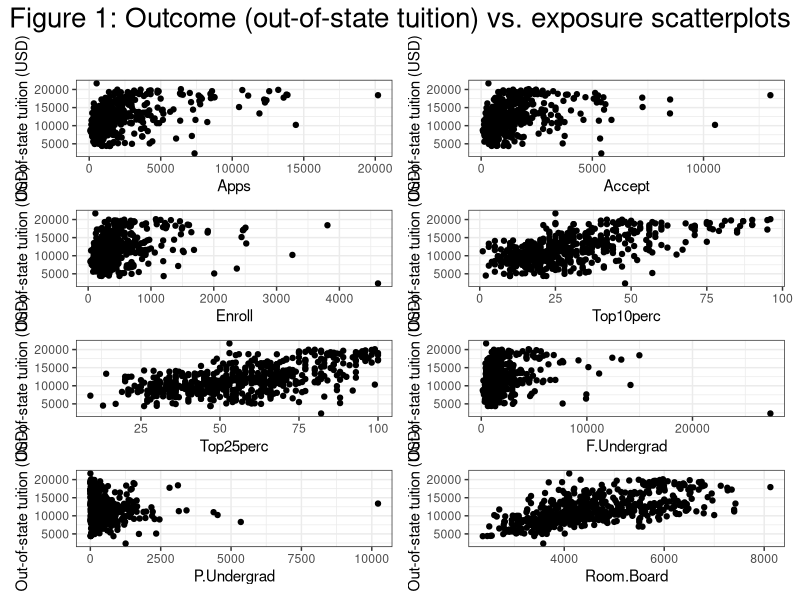
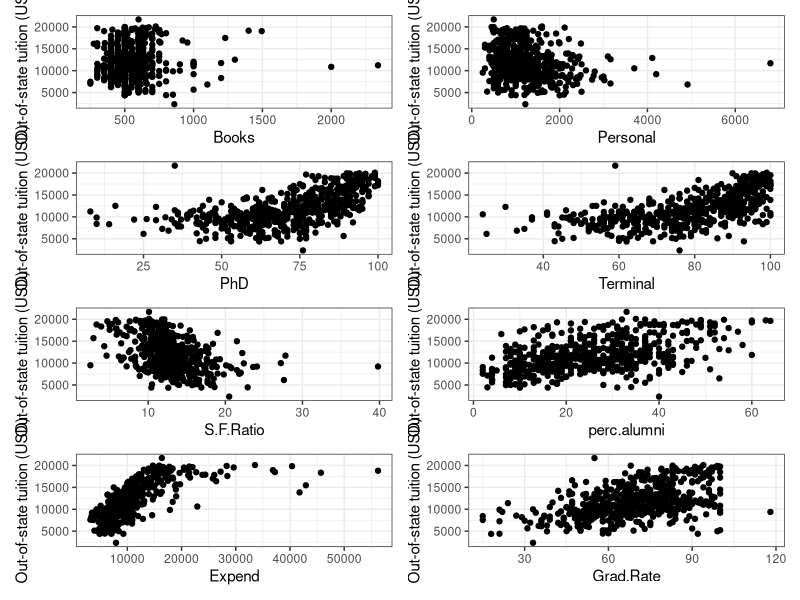
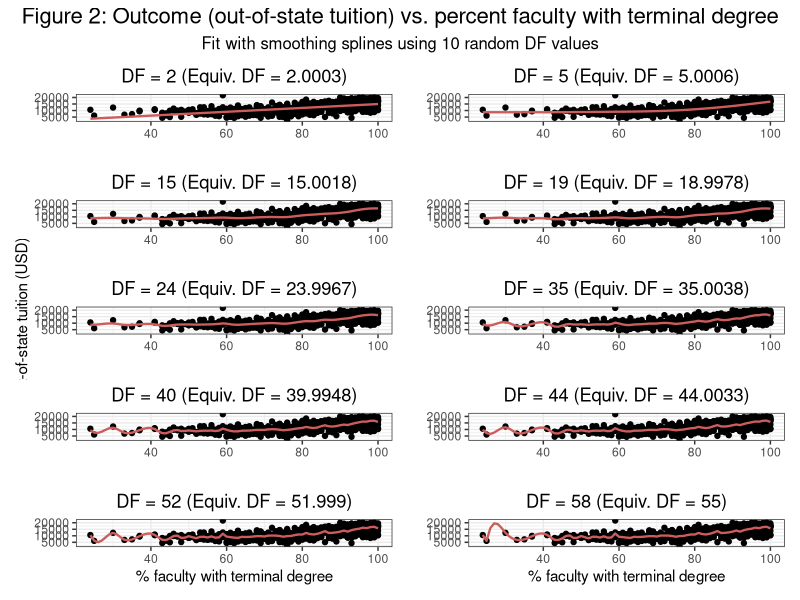
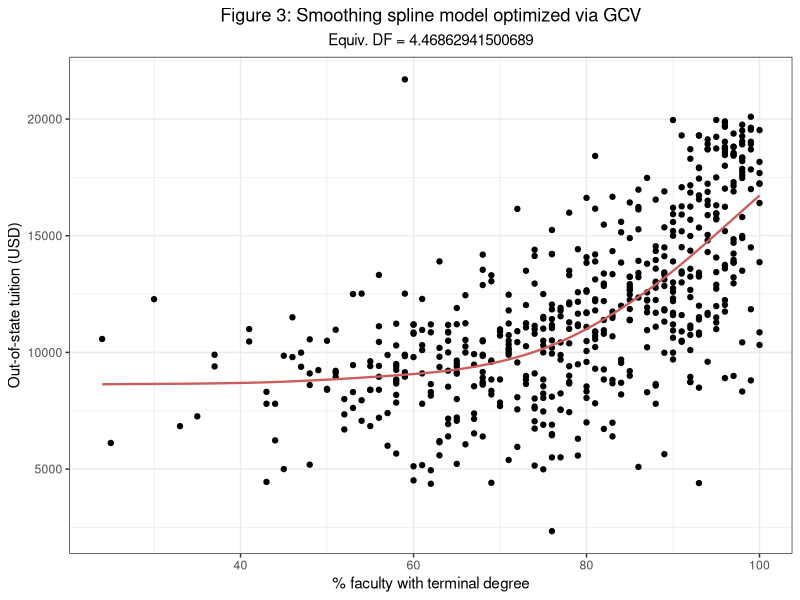

Here is the R script that generated these plots, in order:
## ---- chunk 1

shh <- suppressMessages

shh(library(tidyverse))
shh(library(readr))
shh(library(splines))

## ---- chunk 2

data = 
  read_csv('./data/College.csv')

train =
  data[-125,]

## ---- chunk 3
# Notes for future:
# .data[[]] syntax converts character input to aes() into var - helpful with map()
# Can use aes_string() to help when using purrr:map() -
 # allows us to use character inputs for variables
## ---- chunk 4
# Create function to map
plot_predictors = function(predictor) {
  
  train %>% 
  # ggplot(aes(x = .data[[predictor]], y = Outstate)) +      
  ggplot(aes_string(x = predictor, y = 'Outstate')) +
  geom_point() +                                           
  # geom_smooth(method = 'loess',
              # color = 'IndianRed') +
  theme_bw() +
  labs(
    y = "Out-of-state tuition (USD)"
  )
  
}

# Create list of predictors, using nsmes() and set_names()
predictors = names(train)[-c(1,9)] %>% 
  set_names()  # This purrr function helps with mapping lists

# Iterate over function and list of predictors
all_plots =
  map(.x = predictors, ~plot_predictors(.x))

## ---- chunk 5
# First half of the figure
cowplot::plot_grid(plotlist = all_plots[1:8],
                   ncol = 2) %>% 
  patchwork::wrap_elements() +
  ggtitle("Figure 1: Outcome (out-of-state tuition) vs. exposure scatterplots\n") +
  theme(plot.title = element_text(hjust = .5,
                                  size = 20))

# Second half (without title - will go onto another page)
cowplot::plot_grid(plotlist = all_plots[9:16],
                   ncol = 2) %>% 
  patchwork::wrap_elements()

## ---- chunk 6

smooth_models = function(deg) {
  
  smooth.spline(x = train$Terminal,
                y = train$Outstate,
                df = deg)
  
}

# Creating list of random DF values between min (2) and max (65)
set.seed(1)
dfs = sample(2:65, 10) %>% sort()

# Fitting 10 models with DFs
random_df_models =
  map(.x = dfs, ~smooth_models(.x))

# Creating x-value prediction grid we can use to plot our predicted nonlinear model
terminal_lims = range(train$Terminal)
terminal_grid = seq(from = terminal_lims[1], to = terminal_lims[2])

# Predicting values and plotting for each DF
smooth_plots = function(model) {
  
  smooth_predict = predict(random_df_models[[model]],
                           x = terminal_grid)

  smooth_predict_df = tibble(pred = smooth_predict$y,
                             Terminal = terminal_grid)

  all_plots[[12]] +
  geom_line(aes(x = Terminal, 
                y = pred), 
            data = smooth_predict_df,
            color = 'IndianRed',
            size = 0.8) + 
  theme_bw() +
  labs(title = paste0("DF = ", dfs[[model]], " (Equiv. DF = ", random_df_models[[model]]$df %>% round(4), ")"),
       x = "",
       y = "") +
  theme(plot.title = element_text(hjust = 0.5))
    
}

# Map over different DF values
DF_smooth_plots =
  map(.x = 1:10, ~smooth_plots(.x))       # 1:10 because I know I fitted 10 DFs

## ---- chunk 7

DF_smooth_plots[[5]] = DF_smooth_plots[[5]] + labs(y = "Out-of-state tuition (USD)")
DF_smooth_plots[[9]] = DF_smooth_plots[[9]] + labs(x = "% faculty with terminal degree")
DF_smooth_plots[[10]] = DF_smooth_plots[[10]] + labs(x = "% faculty with terminal degree")


# Figure 2
cowplot::plot_grid(plotlist = DF_smooth_plots,
                   ncol = 2) %>% 
  patchwork::wrap_elements() +
  ggtitle("Figure 2: Outcome (out-of-state tuition) vs. percent faculty with terminal degree") +
  labs(subtitle = "Fit with smoothing splines using 10 random DF values") +
  theme(plot.title = element_text(hjust = .5,
                                  size = 16),
        plot.subtitle = element_text(hjust = 0.5,
                                     size = 12))

## ---- chunk 8

# Fitting smooth spline model automatically (via GCV in-built in function)
smooth_model_gcv =
  smooth.spline(x = train$Terminal,
                y = train$Outstate)

# Predicted values given grid of X values bounded by minimum and maximum x values (terminal_grid)
smooth_gcv_predict = predict(smooth_model_gcv,
                             x = terminal_grid)

# Creating tibble to use in plot - will help plot curve
smooth_gcv_predict_df = tibble(pred = smooth_gcv_predict$y,
                               Terminal = terminal_grid)

# Plotting against all_plots[[12]] - raw scatter for Terminal vs. Outstate
all_plots[[12]] +
geom_line(aes(x = Terminal, 
              y = pred), 
          data = smooth_gcv_predict_df,
          color = 'IndianRed',
          size = 0.8) + 
theme_bw() +
labs(title = "Figure 3: Smoothing spline model optimized via GCV",
     subtitle = paste0("Equiv. DF = ", smooth_model_gcv$df),
     x = "% faculty with terminal degree",
     y = "Out-of-state tuition (USD)") +
theme(plot.title = element_text(hjust = 0.5),
      plot.subtitle = element_text(hjust = 0.5))

